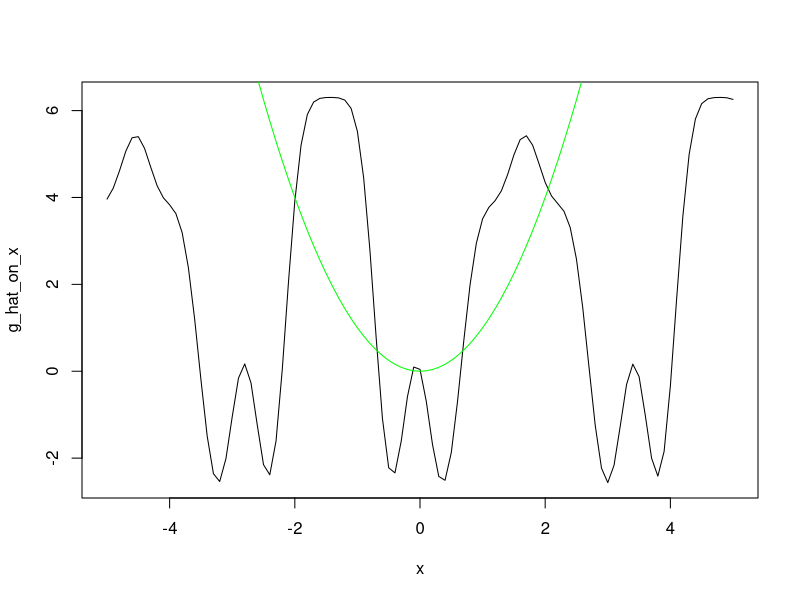
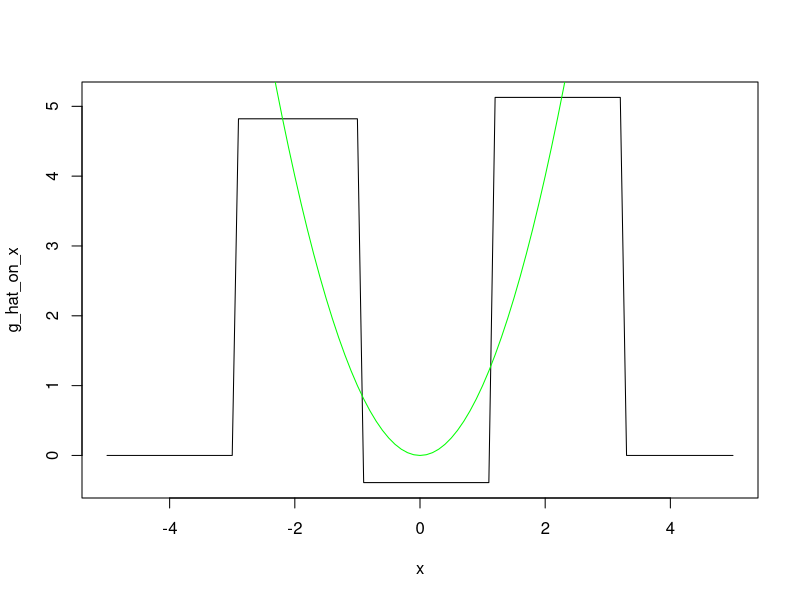
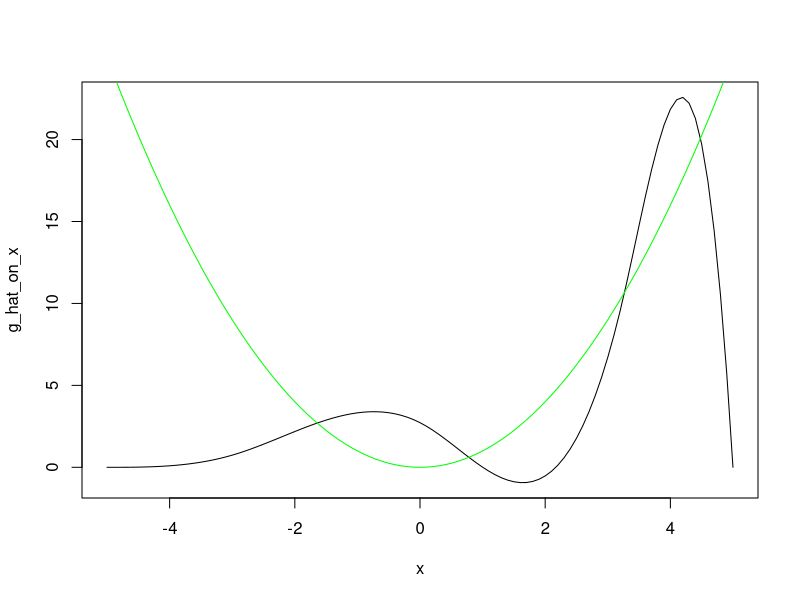

Reproduce these figures in R, in order. (Note: a time limit stopped this script after it produced the figures.)
#### Functions ####

# data generating function
g <- function(z){
  return (z**2)
}

# Fourier transform for the normal density
#fourier_transform <- function(x){
#  return(sqrt(2)*exp(-0.5*x**2))
#}

#Test avec w laplace density 
fourier_transform <- function(x){
  return (0.5*exp(-abs(x)))
}



# Omega 
calcul_omega <- function(W,n){
  Omega = matrix(0, n, n)
  for (i in 1:n){
    for (j in 1:n){
      Omega[i,j] = fourier_transform(W[i]-W[j])/n**2
    }}
  return(Omega)}


# M (inutile à priori)
calcul_M <- function(g_test, gamma_hat, J, n, Z, Y, W, Omega, p_j, a, b, bool_splines, degree, g_hat_on_Z_val){
  M = 0
  if (bool_splines == 0){
    for (i in 1:n){
      for (j in 1:n){
        M = M + (Y[i] - g_test(Z[i], J, p_j, gamma_hat, Z, a,b))*(Y[j] - g_test(Z[j], J, p_j, gamma_hat, Z, a, b))*Omega[i,j]}
    }}
  else{
    for (i in 1:n){
      for (j in 1:n){
        M = M + (Y[i] - g_hat_on_Z_val[i])*(Y[j] - g_hat_on_Z_val[j])*Omega[i,j]
      }
    }
  }
  
  return(M)
}

create_P <- function(J, n, Z, p_j){
  a = min(Z)
  b = max(Z)
  P = matrix(0, J, n)
  for (j in 1:J){
    for (i in 1:n){
      P[j,i] = basis_a_b(j, J, Z[i], a, b, p_j)
    }
  }
  return(P)}

# create P for the splines
library(splines)
create_P_splines <- function(x, Z, J, degree){
  knots = quantile(Z, probs = seq(0, 1, length.out = J))
  return(bs(x, knots = knots, degree = degree, intercept = FALSE)[,1:length(knots)+degree-1])}


#create_P_splines <- function(x, Z, J){
#  return(bs(x, degree = J, intercept = FALSE))
#}

#P1 <- create_P_splines(Z,Z,3)

# Splines sans noeuds avec juste les poly
#create_P_splines <- function(x, Z, J){
#  n = length(x)
#  P <- matrix(0, n, J)
#  for (i in 1:n){
#   for (j in 1:J){
#      P[i,j] = (1/factorial(j-1))*x[i]**(j-1)
#    }
#  }
#  return(P)
#}

#create_P_splines <- function(x, Z, J){
#  n = length(Z)
#  P <- matrix(0, n, n+2)
#  for (i in 1:n){
#    P[i,1] = 1
#    P[i,2] = x[i]
#    for (j in 1:n){
#        P[i,j+2] = abs(x[i]-Z[j])**J
#    }
#  }
#  return(P)
#}
#P2 <- create_P_splines(Z,Z,3)

# Compute g_hat
g_hat <- function(z, J, p_j, gamma_hat, Z, a, b){
  p_j_vector = rep(0, J)
  for (j in 1:J){
    p_j_vector[j] = basis_a_b(j, J, z, a, b, p_j)
  }
  return(sum(gamma_hat*p_j_vector))
}



#### Bases ####
p_j_trigo_0_1 <-function(j, J, z){
  a = 2*pi*j*z
  #print(a)
  if (j==1){
    return(1)
  }
  if (j%%2 == 0){
    cos_val = cos(a)
    return(sqrt(2)*cos_val)
  }
  else{
    sin_val = sin(a)
    return(sqrt(2)*sin_val)
  }
}

p_j_hist_0_1 <-function(j, J, z){
  l = length(z)
  if (l>1){
    res = rep(0, l)
    for (i in 1:l){
      if (z[i] >= (j - 1) / J && z[i] < j / J) {
        res[i] = sqrt(J)
      } else {
        res[i] = 0
      }
    }
  return(res)}
  else{
    if (z >= (j - 1) / J && z < j / J) {
      return(sqrt(J))
    } else{
      return(0)
    }
  }
}


# generalize for interval [a,b]
basis_a_b <-function(j, J, z, a, b, p_j_0_1){
  return(p_j_0_1(j,J,((z-a)/(b-a)))/sqrt(b-a))
}



#### Gamma program ####
estimation_gamma <- function(n, J, W, Z, Y, p_j, bool_splines, degree){
  a = min(Z)
  b = max(Z)
  #compute Omega
  Omega <- calcul_omega(W,n)
  
  #compute P
  if (bool_splines == 1){
    P <- t(create_P_splines(Z, Z, J, degree))
  }
  else{
    P <- create_P(J,n,Z,p_j)
  }
  
  #compute gamma
  gamma_step = P%*%Omega%*%Y
  gamma_step_invert = solve(P%*%Omega%*%t(P))
  gamma_hat = gamma_step_invert%*%gamma_step
  
  return(gamma_hat)
}


#### Plot the function program ####
plot_function_true_est <- function(x, gamma_hat, p_j_hat, true_g, Z, bool_splines, degree){
  a = min(Z)
  b = max(Z)
  g_hat_on_x = rep(0, length(x))
  if (bool_splines == 0){ 
    for (i in 1:length(x)){
      g_hat_on_x[i] <- g_hat(x[i], J, p_j_hat, gamma_hat, Z, a, b)
    }}
  else{
    basis <- create_P_splines(x, Z, J, degree)
    g_hat_on_x <- basis%*%gamma_hat
  }
  g_on_x = g(x)
  plot(x, g_hat_on_x, type = 'l', col = 'black')
  lines(x, g_on_x, type = 'l', col = 'green')
}


#### Generate data ####
n = 1000
W = rnorm(n, 0, 1)
V = rnorm(n, 0, 1)
rhoev = 0.5
rhowz = 0.9
beta = sqrt((rhoev**2)/(1 - rhoev**2))
Z = (beta*W + V)/sqrt(1+beta**2)

eta = rnorm(n, 0, 1)
a = sqrt((rhowz**2)/(1 - rhowz**2))
eps = (a*V + eta)/sqrt(1+beta**2)

Y = g(Z) + eps



#### Estimation ####
Omega <- calcul_omega(W,n)


# trigonometric basis
J = 10
gamma_hat <- estimation_gamma(n,J,W,Z,Y,p_j_trigo_0_1, 0, none)

x = seq(-5, 5, by = 0.1)
plot_function_true_est(x, gamma_hat, p_j_trigo_0_1, g, Z, 0, none)


#histogram basis
J = 3
gamma_hat <- estimation_gamma(n,J,W,Z,Y,p_j_hist_0_1,0,none)

x = seq(-5, 5, by = 0.1)
plot_function_true_est(x, gamma_hat, p_j_hist_0_1, g, Z,0,none)


# spline basis 
J = 3
gamma_hat <- estimation_gamma(n,J,W,Z,Y, empty, 1, 3)

x = seq(-5, 5, by = 0.1)
plot_function_true_est(x, gamma_hat, empty , g, Z, 1, 3)



#### Optimization of J with cross validation on M ####
library(caret)
library(splines)

optimization_CV <- function(Z, W, Y, n, vect_J_to_test, p_train, p_j, bool_splines, degree){
  gamma_hat_list <- vector("list", length(vect_J_to_test))
  a = min(Z)
  b = max(Z)
  M_values <- numeric(length(vect_J_to_test))
  
  # split the data in training and test set
  sampled_data <- sample_train_test(Z, Y, W, p_train)
  Z_train <- sampled_data$Z_train
  Y_train <- sampled_data$Y_train
  W_train <- sampled_data$W_train
  Z_validation <- sampled_data$Z_validation
  Y_validation <- sampled_data$Y_validation
  W_validation <- sampled_data$W_validation
  n_train <- length(Z_train)
  
  # compute gamma_hat_train and g_hat_train for the training set
  for (j in 1:length(vect_J_to_test)){
    #compute gamma_hat_train
    gamma_hat <- estimation_gamma(n_train,vect_J_to_test[j],W_train,Z_train,Y_train,p_j, bool_splines, degree)
    gamma_hat_list[[j]] <- gamma_hat
    
  # compute the prediction of g_hat_train on the test set 
    n_val <- length(Z_validation)
    if (bool_splines == 0){ 
      g_hat_on_Z_val = rep(0, n_val)
      for (i in 1:n_val){
        g_hat_on_Z_val[i] <- g_hat(Z_validation[i], vect_J_to_test[j], p_j, gamma_hat, Z_train, a, b)
      }}
    else{
      basis <- create_P_splines(Z_validation, Z_train, vect_J_to_test[j], degree)
      g_hat_on_Z_val <-  basis%*%gamma_hat
    }
    
    # compute M and store it 
    Omega_val <- calcul_omega(W_validation,n_val)
    M_values[j] <- calcul_M(g_hat, gamma_hat, vect_J_to_test[j], n_val, Z_validation, Y_validation, W_validation, Omega_val, p_j, a, b, bool_splines, degree, g_hat_on_Z_val)
    }
  
  # return J corresponding to the smallest MSE
  J_opt = vect_J_to_test[which.min(M_values)]
  print(c(M_values, J_opt))
  gamma_hat <- estimation_gamma(n,J_opt,W,Z,Y,p_j,bool_splines, degree)
  #gamma_hat <- gamma_hat_list[J_opt] à tester voir si c good pour pas recalcuelr
  
  estimation_points <- rep(0, n)
  if (bool_splines == 0){ 
    for (i in 1:length(Z)){
      estimation_points[i] <- g_hat(Z[i], J_opt, p_j, gamma_hat, Z, a, b)
    }}
  else{
    basis <- create_P_splines(Z, Z, J_opt, degree)
    estimation_points <-  basis%*%gamma_hat
  }
  
  #On plot tous les points, mais on pourrait plot soit sur des points de l'intervalle soit sur seulement les pts de validation
  plot(Z, estimation_points)
  points(Z, Y, col = 'green')
}


sample_train_test <- function(Z, Y, W, p_train){
  # Create a single data frame with all variables
  df <- data.frame(Z = Z, Y = Y, W = W)
  
  # Create bins based on the X variable (you can modify the binning logic if needed)
  bins <- cut(df$Z, breaks = 3, labels = FALSE)
  
  # Sample indices for the training set using bins for stratification
  index_train <- createDataPartition(bins, p = p_train, list = FALSE)
  
  # Indices for the validation set (complementary to train indices)
  index_val <- setdiff(seq_len(nrow(df)), index_train)
  
  # Create train and validation sets based on indices
  train_set <- df[index_train, ]
  val_set   <- df[index_val, ]
  
  # Return the training and validation sets
  return(list(
    Z_train = train_set$Z, Y_train = train_set$Y, W_train = train_set$W,
    Z_validation = val_set$Z, Y_validation = val_set$Y, W_validation = val_set$W
  ))
}


# Test 
vect_J_to_test = seq(3, 20, by = 1)
optimization_CV(Z, W, Y, n, vect_J_to_test, 0.8, p_j_trigo_0_1, 0, none)


#### Optimization of J with Adaptive method (Fabienne Comte) ####
# à modifier en fonction de la borne sup que j'aurai trouvée et des propriétés des bases
optimization_adaptive <- function(Z, W, Y, n, vect_J_to_test, p_j, bool_splines, degree, xpenalty){
  a = min(Z)
  b = max(Z)
  
  estimation_points = rep(0,n)
  
  to_min = rep(0, length(vect_J_to_test))
  gamma_squared = rep(0, length(vect_J_to_test))
  penalty = rep(0, length(vect_J_to_test))
  
  for (j in 1:length(vect_J_to_test)){
    j_test <- vect_J_to_test[j]
    gamma_hat <- estimation_gamma(n,j_test,W,Z,Y,p_j, bool_splines, degree)
    gamma_squared[j] = sum(gamma_hat**2)
    penalty[j] = xpenalty * j_test /n
    to_min[j] = penalty[j] - gamma_squared[j]
  }
  
  J_opt = vect_J_to_test[which.min(to_min)]
  print(J_opt)
  print(to_min)
  gamma_hat <- estimation_gamma(n,J_opt,W,Z,Y,p_j, bool_splines, degree)
  if (bool_splines == 0){ 
    for (i in 1:length(Z)){
      estimation_points[i] <- g_hat(Z[i], J_opt, p_j, gamma_hat, Z, a, b)
    }}
  else{
    basis <- create_P_splines(Z, Z, J_opt, degree)
    estimation_points <-  basis%*%gamma_hat
  }
  plot(Z, estimation_points)
  points(Z, Y, col = 'green')
}

vect_J_to_test = seq(2, 20, by = 1)
#dépendant de la pénalisation et de la valeur de ||phi|| on a des formes différentes : algo à adapter + tard
optimization_adaptive(Z, W, Y, n, vect_J_to_test,p_j_trigo_0_1, 0, none, 2000)
